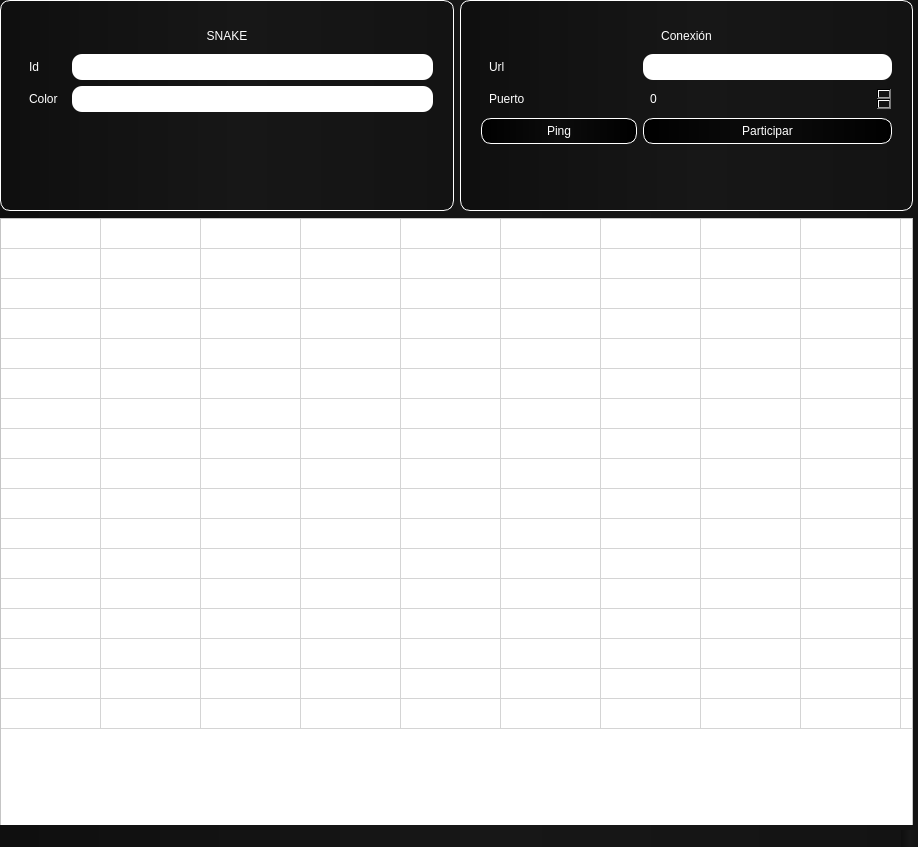
<?xml version="1.0" encoding="UTF-8"?>
<ui version="4.0">
 <class>MainWindow</class>
 <widget class="QMainWindow" name="MainWindow">
  <property name="geometry">
   <rect>
    <x>0</x>
    <y>0</y>
    <width>918</width>
    <height>847</height>
   </rect>
  </property>
  <property name="windowTitle">
   <string>MainWindow</string>
  </property>
  <property name="styleSheet">
   <string notr="true">background-color: qlineargradient(spread:pad, x1:0.00909091, y1:0, x2:1, y2:0, stop:0 rgba(15, 15, 15, 255), stop:0.527273 rgba(23, 23, 23, 255), stop:1 rgba(19, 19, 19, 255));</string>
  </property>
  <widget class="QWidget" name="centralwidget">
   <widget class="QWidget" name="widget" native="true">
    <property name="geometry">
     <rect>
      <x>0</x>
      <y>0</y>
      <width>913</width>
      <height>211</height>
     </rect>
    </property>
    <property name="sizePolicy">
     <sizepolicy hsizetype="Preferred" vsizetype="Preferred">
      <horstretch>0</horstretch>
      <verstretch>0</verstretch>
     </sizepolicy>
    </property>
    <layout class="QHBoxLayout" name="horizontalLayout_2">
     <item>
      <widget class="QGroupBox" name="groupBox_10">
       <property name="enabled">
        <bool>true</bool>
       </property>
       <property name="sizePolicy">
        <sizepolicy hsizetype="Expanding" vsizetype="Expanding">
         <horstretch>0</horstretch>
         <verstretch>0</verstretch>
        </sizepolicy>
       </property>
       <property name="styleSheet">
        <string notr="true">color: #FFFFFF;
border:1px;
border-color:#FFF;
border-style :solid;
border-radius:10px;
padding:5px;</string>
       </property>
       <property name="title">
        <string/>
       </property>
       <property name="toolTipDuration" stdset="0">
        <number>-1</number>
       </property>
       <layout class="QHBoxLayout" name="horizontalLayout_4">
        <item>
         <widget class="QWidget" name="formWidget_7" native="true">
          <property name="enabled">
           <bool>true</bool>
          </property>
          <property name="sizePolicy">
           <sizepolicy hsizetype="Expanding" vsizetype="Expanding">
            <horstretch>0</horstretch>
            <verstretch>0</verstretch>
           </sizepolicy>
          </property>
          <property name="styleSheet">
           <string notr="true">color: #FFFFFF;
border:0px;
padding:5px;
background:rgb(0,0,0,0)</string>
          </property>
          <property name="toolTipDuration" stdset="0">
           <number>-1</number>
          </property>
          <layout class="QFormLayout" name="formLayout_10">
           <property name="fieldGrowthPolicy">
            <enum>QFormLayout::AllNonFixedFieldsGrow</enum>
           </property>
           <item row="1" column="0" colspan="2">
            <widget class="QLabel" name="label_30">
             <property name="enabled">
              <bool>true</bool>
             </property>
             <property name="sizePolicy">
              <sizepolicy hsizetype="Expanding" vsizetype="Preferred">
               <horstretch>0</horstretch>
               <verstretch>0</verstretch>
              </sizepolicy>
             </property>
             <property name="styleSheet">
              <string notr="true">color: #FFFFFF;
border:0px;
border-radius:5px;
padding:5px;
background : (0,0,0,0)</string>
             </property>
             <property name="text">
              <string>SNAKE</string>
             </property>
             <property name="alignment">
              <set>Qt::AlignCenter</set>
             </property>
             <property name="toolTipDuration" stdset="0">
              <number>-1</number>
             </property>
            </widget>
           </item>
           <item row="2" column="0">
            <widget class="QLabel" name="label_28">
             <property name="enabled">
              <bool>true</bool>
             </property>
             <property name="sizePolicy">
              <sizepolicy hsizetype="Preferred" vsizetype="Preferred">
               <horstretch>0</horstretch>
               <verstretch>0</verstretch>
              </sizepolicy>
             </property>
             <property name="styleSheet">
              <string notr="true">color: #FFFFFF;
border:0px;
border-radius:5px;
padding:5px;
background : rgb(0,0,0,0)</string>
             </property>
             <property name="text">
              <string>Id</string>
             </property>
             <property name="toolTipDuration" stdset="0">
              <number>-1</number>
             </property>
            </widget>
           </item>
           <item row="2" column="1">
            <widget class="QLineEdit" name="id">
             <property name="autoFillBackground">
              <bool>false</bool>
             </property>
             <property name="styleSheet">
              <string notr="true">background:white;
color:black;</string>
             </property>
             <property name="text">
              <string/>
             </property>
            </widget>
           </item>
           <item row="3" column="0">
            <widget class="QLabel" name="label_29">
             <property name="enabled">
              <bool>true</bool>
             </property>
             <property name="styleSheet">
              <string notr="true">color: #FFFFFF;
border:0px;
border-radius:5px;
padding:5px;
background : rgb(0,0,0,0)</string>
             </property>
             <property name="text">
              <string>Color</string>
             </property>
             <property name="toolTipDuration" stdset="0">
              <number>-1</number>
             </property>
            </widget>
           </item>
           <item row="3" column="1">
            <widget class="QLineEdit" name="color">
             <property name="autoFillBackground">
              <bool>false</bool>
             </property>
             <property name="styleSheet">
              <string notr="true">background:white;
color:black;</string>
             </property>
             <property name="text">
              <string/>
             </property>
            </widget>
           </item>
          </layout>
         </widget>
        </item>
       </layout>
      </widget>
     </item>
     <item>
      <widget class="QGroupBox" name="groupBox_9">
       <property name="enabled">
        <bool>true</bool>
       </property>
       <property name="sizePolicy">
        <sizepolicy hsizetype="Expanding" vsizetype="Expanding">
         <horstretch>0</horstretch>
         <verstretch>0</verstretch>
        </sizepolicy>
       </property>
       <property name="styleSheet">
        <string notr="true">color: #FFFFFF;
border:1px;
border-color:white;
border-style: solid;
border-radius:10px;
padding:5px;</string>
       </property>
       <property name="title">
        <string/>
       </property>
       <property name="toolTipDuration" stdset="0">
        <number>-1</number>
       </property>
       <layout class="QHBoxLayout" name="horizontalLayout_5">
        <item>
         <widget class="QWidget" name="formWidget_6" native="true">
          <property name="sizePolicy">
           <sizepolicy hsizetype="Expanding" vsizetype="Expanding">
            <horstretch>0</horstretch>
            <verstretch>0</verstretch>
           </sizepolicy>
          </property>
          <property name="styleSheet">
           <string notr="true">border:0px;
background-color: rgb(0,0,0,0)</string>
          </property>
          <layout class="QFormLayout" name="formLayout_9">
           <property name="fieldGrowthPolicy">
            <enum>QFormLayout::AllNonFixedFieldsGrow</enum>
           </property>
           <item row="0" column="0" colspan="2">
            <widget class="QLabel" name="label_27">
             <property name="enabled">
              <bool>true</bool>
             </property>
             <property name="sizePolicy">
              <sizepolicy hsizetype="Expanding" vsizetype="Preferred">
               <horstretch>0</horstretch>
               <verstretch>0</verstretch>
              </sizepolicy>
             </property>
             <property name="layoutDirection">
              <enum>Qt::LeftToRight</enum>
             </property>
             <property name="styleSheet">
              <string notr="true">color: #FFFFFF;
border:0px;
border-radius:5px;
padding:5px;
background : (0,0,0,0)</string>
             </property>
             <property name="text">
              <string>Conexión</string>
             </property>
             <property name="alignment">
              <set>Qt::AlignCenter</set>
             </property>
             <property name="toolTipDuration" stdset="0">
              <number>-1</number>
             </property>
            </widget>
           </item>
           <item row="1" column="0">
            <widget class="QLabel" name="label_25">
             <property name="enabled">
              <bool>true</bool>
             </property>
             <property name="styleSheet">
              <string notr="true">color: #FFFFFF;
border:0px;
padding:5px;
background:rgb(0,0,0,0)
</string>
             </property>
             <property name="text">
              <string>Url</string>
             </property>
             <property name="toolTipDuration" stdset="0">
              <number>-1</number>
             </property>
            </widget>
           </item>
           <item row="1" column="1">
            <widget class="QLineEdit" name="url">
             <property name="autoFillBackground">
              <bool>false</bool>
             </property>
             <property name="styleSheet">
              <string notr="true">background:white;
color:black;</string>
             </property>
             <property name="text">
              <string/>
             </property>
            </widget>
           </item>
           <item row="2" column="0">
            <widget class="QLabel" name="label_26">
             <property name="enabled">
              <bool>true</bool>
             </property>
             <property name="styleSheet">
              <string notr="true">color: #FFFFFF;
border:0px;
padding:5px;
background:rgb(0,0,0,0)
</string>
             </property>
             <property name="text">
              <string>Puerto</string>
             </property>
             <property name="toolTipDuration" stdset="0">
              <number>-1</number>
             </property>
            </widget>
           </item>
           <item row="2" column="1">
            <widget class="QSpinBox" name="puerto">
             <property name="enabled">
              <bool>true</bool>
             </property>
             <property name="sizePolicy">
              <sizepolicy hsizetype="Expanding" vsizetype="Fixed">
               <horstretch>0</horstretch>
               <verstretch>0</verstretch>
              </sizepolicy>
             </property>
             <property name="styleSheet">
              <string notr="true">color: #FFFFFF;
border:1px;
border-color:white;
boder-style:solid;
border-radius:5px;
padding:5px;
background-color: qlineargradient(spread:pad, x1:0, y1:0, x2:1, y2:0, stop:0 rgba(0, 0, 0, 0), stop:0.486364 rgba(12, 12, 12, 0), stop:1 rgba(0, 0, 0, 0));</string>
             </property>
             <property name="maximum">
              <number>10000000</number>
             </property>
             <property name="toolTipDuration" stdset="0">
              <number>-1</number>
             </property>
            </widget>
           </item>
           <item row="3" column="0">
            <widget class="QPushButton" name="ping_pong">
             <property name="sizePolicy">
              <sizepolicy hsizetype="Expanding" vsizetype="Fixed">
               <horstretch>0</horstretch>
               <verstretch>0</verstretch>
              </sizepolicy>
             </property>
             <property name="styleSheet">
              <string notr="true">color: white;
border: 1px;
border-color: white;
border-style : solid;
border-radius:10px;
background-color: qlineargradient(spread:pad, x1:0, y1:0, x2:1, y2:0, stop:0 rgba(0, 0, 0, 255), stop:0.490909 rgba(12, 12, 12, 255), stop:1 rgba(0, 0, 0, 255));</string>
             </property>
             <property name="text">
              <string>                  Ping                  </string>
             </property>
            </widget>
           </item>
           <item row="3" column="1">
            <widget class="QPushButton" name="participar">
             <property name="sizePolicy">
              <sizepolicy hsizetype="Expanding" vsizetype="Fixed">
               <horstretch>0</horstretch>
               <verstretch>0</verstretch>
              </sizepolicy>
             </property>
             <property name="styleSheet">
              <string notr="true">color: white;
border: 1px;
border-color: white;
border-style : solid;
border-radius:10px;
background-color: qlineargradient(spread:pad, x1:0, y1:0, x2:1, y2:0, stop:0 rgba(0, 0, 0, 255), stop:0.490909 rgba(12, 12, 12, 255), stop:1 rgba(0, 0, 0, 255));</string>
             </property>
             <property name="text">
              <string>Participar</string>
             </property>
            </widget>
           </item>
          </layout>
         </widget>
        </item>
       </layout>
      </widget>
     </item>
    </layout>
   </widget>
   <widget class="QWidget" name="widget_2" native="true">
    <property name="geometry">
     <rect>
      <x>0</x>
      <y>218</y>
      <width>913</width>
      <height>611</height>
     </rect>
    </property>
    <layout class="QHBoxLayout" name="horizontalLayout_3">
     <item>
      <widget class="QTableWidget" name="tabla">
       <property name="enabled">
        <bool>true</bool>
       </property>
       <property name="sizePolicy">
        <sizepolicy hsizetype="Preferred" vsizetype="Preferred">
         <horstretch>0</horstretch>
         <verstretch>0</verstretch>
        </sizepolicy>
       </property>
       <property name="minimumSize">
        <size>
         <width>631</width>
         <height>511</height>
        </size>
       </property>
       <property name="autoFillBackground">
        <bool>false</bool>
       </property>
       <property name="styleSheet">
        <string notr="true">background-color: rgb(255, 255, 255);</string>
       </property>
       <property name="frameShape">
        <enum>QFrame::StyledPanel</enum>
       </property>
       <property name="frameShadow">
        <enum>QFrame::Sunken</enum>
       </property>
       <property name="verticalScrollBarPolicy">
        <enum>Qt::ScrollBarAlwaysOff</enum>
       </property>
       <property name="horizontalScrollBarPolicy">
        <enum>Qt::ScrollBarAlwaysOff</enum>
       </property>
       <property name="autoScroll">
        <bool>true</bool>
       </property>
       <property name="dragDropOverwriteMode">
        <bool>true</bool>
       </property>
       <property name="gridStyle">
        <enum>Qt::SolidLine</enum>
       </property>
       <property name="sortingEnabled">
        <bool>false</bool>
       </property>
       <property name="cornerButtonEnabled">
        <bool>true</bool>
       </property>
       <property name="rowCount">
        <number>17</number>
       </property>
       <property name="columnCount">
        <number>17</number>
       </property>
       <attribute name="horizontalHeaderVisible">
        <bool>false</bool>
       </attribute>
       <attribute name="horizontalHeaderCascadingSectionResizes">
        <bool>false</bool>
       </attribute>
       <attribute name="horizontalHeaderHighlightSections">
        <bool>false</bool>
       </attribute>
       <attribute name="horizontalHeaderShowSortIndicator" stdset="0">
        <bool>false</bool>
       </attribute>
       <attribute name="horizontalHeaderStretchLastSection">
        <bool>false</bool>
       </attribute>
       <attribute name="verticalHeaderVisible">
        <bool>false</bool>
       </attribute>
       <attribute name="verticalHeaderCascadingSectionResizes">
        <bool>false</bool>
       </attribute>
       <attribute name="verticalHeaderHighlightSections">
        <bool>false</bool>
       </attribute>
       <attribute name="verticalHeaderShowSortIndicator" stdset="0">
        <bool>false</bool>
       </attribute>
       <attribute name="verticalHeaderStretchLastSection">
        <bool>false</bool>
       </attribute>
       <row>
        <property name="text">
         <string/>
        </property>
       </row>
       <row>
        <property name="text">
         <string/>
        </property>
       </row>
       <row>
        <property name="text">
         <string/>
        </property>
       </row>
       <row>
        <property name="text">
         <string/>
        </property>
       </row>
       <row>
        <property name="text">
         <string/>
        </property>
       </row>
       <row>
        <property name="text">
         <string/>
        </property>
       </row>
       <row>
        <property name="text">
         <string/>
        </property>
       </row>
       <row>
        <property name="text">
         <string/>
        </property>
       </row>
       <row>
        <property name="text">
         <string/>
        </property>
       </row>
       <row>
        <property name="text">
         <string/>
        </property>
       </row>
       <row/>
       <row/>
       <row/>
       <row/>
       <row/>
       <row/>
       <row/>
       <column>
        <property name="text">
         <string/>
        </property>
       </column>
       <column>
        <property name="text">
         <string/>
        </property>
       </column>
       <column>
        <property name="text">
         <string/>
        </property>
       </column>
       <column>
        <property name="text">
         <string/>
        </property>
       </column>
       <column>
        <property name="text">
         <string/>
        </property>
       </column>
       <column>
        <property name="text">
         <string/>
        </property>
       </column>
       <column>
        <property name="text">
         <string/>
        </property>
       </column>
       <column>
        <property name="text">
         <string/>
        </property>
       </column>
       <column>
        <property name="text">
         <string/>
        </property>
       </column>
       <column>
        <property name="text">
         <string/>
        </property>
       </column>
       <column/>
       <column/>
       <column/>
       <column/>
       <column/>
       <column/>
       <column/>
       <item row="0" column="0">
        <property name="text">
         <string/>
        </property>
        <property name="background">
         <brush brushstyle="NoBrush">
          <color alpha="255">
           <red>225</red>
           <green>225</green>
           <blue>225</blue>
          </color>
         </brush>
        </property>
        <property name="foreground">
         <brush brushstyle="SolidPattern">
          <color alpha="255">
           <red>255</red>
           <green>255</green>
           <blue>255</blue>
          </color>
         </brush>
        </property>
       </item>
      </widget>
     </item>
    </layout>
   </widget>
  </widget>
  <widget class="QStatusBar" name="statusbar"/>
 </widget>
 <resources/>
 <connections/>
</ui>
